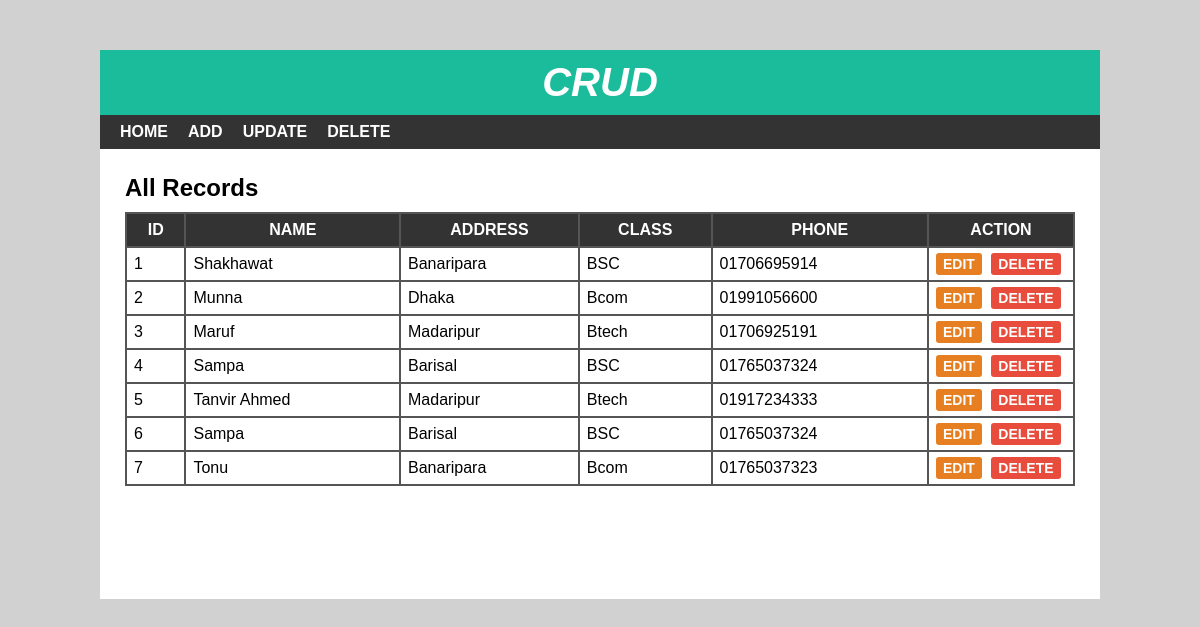
The page / on the database its author committed.
### tables this page shows
CREATE TABLE `student` (
  `sid` int(10) NOT NULL,
  `sname` varchar(30) NOT NULL,
  `saddress` varchar(50) NOT NULL,
  `sclass` int(10) NOT NULL,
  `sphone` varchar(15) NOT NULL
);

CREATE TABLE `studentclass` (
  `cid` int(11) NOT NULL,
  `cname` varchar(15) NOT NULL
);

### index.php (the view, shortened to what this page needs)
<?php
include 'header.php';
?>
<div id="main-content">
    <h2>All Records</h2>
    <?php
      include 'config.php';
      $sql = "SELECT * FROM student JOIN studentclass WHERE student.sclass = studentclass.cid";
      $result = mysqli_query($conn,$sql) or die("Querry Unsuccessful.");
      if (mysqli_num_rows($result) > 0) {
    ?>
    <table cellpadding="7px">
        <thead>
        <th>Id</th>
        <th>Name</th>
        <th>Address</th>
        <th>Class</th>
        <th>Phone</th>
        <th>Action</th>
        </thead>
        <tbody>
          <?php
            while ($row = mysqli_fetch_assoc($result)) {
          ?>
            <tr>
                <td><?php echo $row['sid']; ?></td>
                <td><?php echo $row['sname']; ?></td>
                <td><?php echo $row['saddress']; ?></td>
                <td><?php echo $row['cname']; ?></td>
                <td><?php echo $row['sphone']; ?></td>
                <td>
                    <a href='edit.php?id=<?php echo $row['sid']; ?>'>Edit</a>
                    <a href='delete-inline.php?id=<?php echo $row['sid']; ?>'>Delete</a>
                </td>
            </tr>
            <?php
              }
            ?>
        </tbody>
    </table>
    <?php
      }else {
          echo "<h2>No Record Found.</h2>";
      }
    ?>
</div>
</div>
</body>
</html>

### header.php (shortened to what this page needs)
<!DOCTYPE html>
<html lang="en">
<head>
  <link rel="stylesheet" href="css/style.css">
</head>
<body>
    <div id="wrapper">
        <div id="header">
            <h1>Crud</h1>
        </div>
        <div id="menu">
            <ul>
                <li>
                    <a href="index.php">Home</a>
                </li>
                <li>
                    <a href="add.php">Add</a>
                </li>
                <li>
                    <a href="update.php">Update</a>
                </li>
                <li>
                    <a href="delete.php">Delete</a>
                </li>
            </ul>
        </div>

### css/style.css (style rules this page uses)
body { font:16px arial; margin: 0; padding: 0; background: #d1d1d1; }
#wrapper { width: 1000px; margin: 50px auto 0; background-color: #fff; }
#header { text-align: center; background-color: #1abc9c; padding: 10px; }
#header h1 { color: #fff; font-size: 40px; font-style: italic; font-weight: 700; text-transform: uppercase; margin: 0; }
#menu { background-color: #333; }
#menu ul { font-size: 0; padding: 0 10px; margin: 0; list-style: none; }
#menu ul li { display: inline-block; }
#menu ul li a { color: #fff; font-size: 16px; font-weight: 600; padding: 8px 10px; display: block; text-decoration: none; text-transform: uppercase; transition: all 0.3s ease; }
#main-content { padding: 25px; min-height: 400px; }
#main-content h2 { margin: 0 0 10px; text-transform: capitalize; }
#main-content table { width: 100%; background-color: #555; margin: 0 0 20px; }
#main-content table th { color: #fff; background-color: #333; text-transform: uppercase; }
#main-content table th:last-child { width: 130px; }
#main-content table td { background-color: #fff; }
#main-content table td a { font-size: 14px; font-weight: 600; text-transform: uppercase; padding: 3px 7px; color: #fff; background-color: #e67e22; text-decoration: none; border-radius: 3px; }
#main-content table td a:nth-child(2) { background-color: #e74c3c; margin: 0 0 0 5px; }

### rows shown on the page
student: sid "1", sname "Shakhawat", saddress "Banaripara", studentclass.cname "BSC", sphone "01706695914"
student: sid "2", sname "Munna", saddress "Dhaka", studentclass.cname "Bcom", sphone "01991056600"
student: sid "3", sname "Maruf", saddress "Madaripur", studentclass.cname "Btech", sphone "01706925191"
student: sid "4", sname "Sampa", saddress "Barisal", studentclass.cname "BSC", sphone "01765037324"
student: sid "5", sname "Tanvir Ahmed", saddress "Madaripur", studentclass.cname "Btech", sphone "01917234333"
student: sid "6", sname "Sampa", saddress "Barisal", studentclass.cname "BSC", sphone "01765037324"
student: sid "7", sname "Tonu", saddress "Banaripara", studentclass.cname "Bcom", sphone "01765037323"
